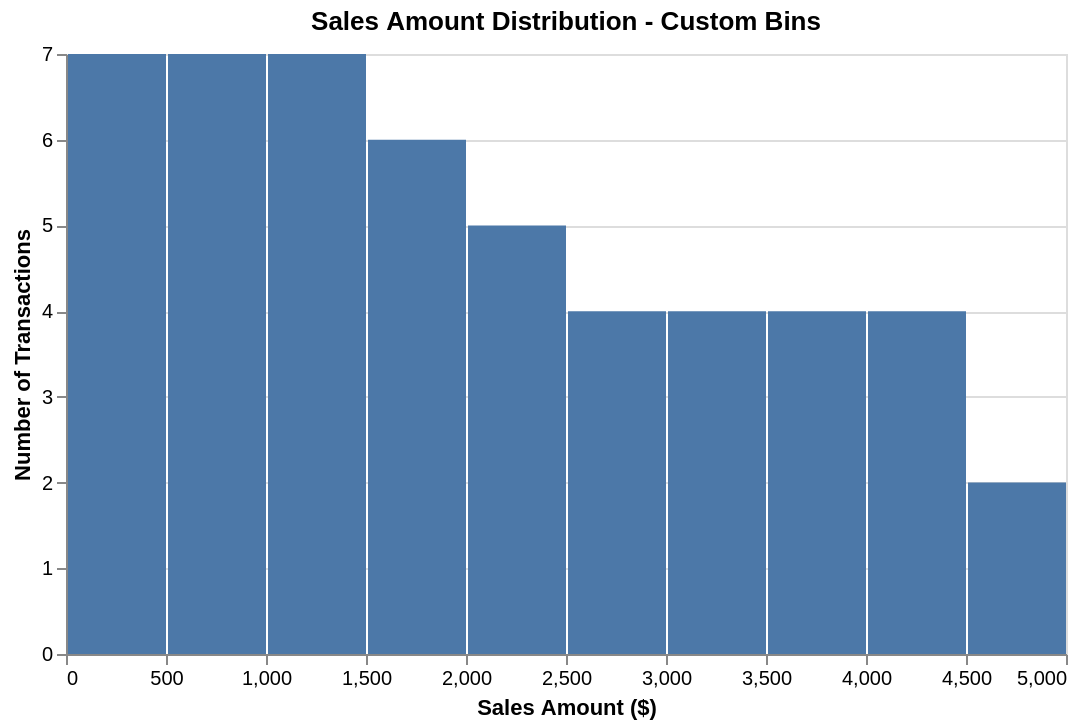

This figure's Vega-Lite source:
### Vega-Lite specification from a JSON file in a GitHub repository (floating-point values rounded to 4 significant figures)
{"$schema": "https://vega.github.io/schema/vega-lite/v6.json", "description": "Histogram with custom bin configuration specifying maximum number of bins", "title": "Sales Amount Distribution - Custom Bins", "width": 500, "height": 300, "data": {"values": [{"amount": 125}, {"amount": 230}, {"amount": 450}, {"amount": 680}, {"amount": 890}, {"amount": 1200}, {"amount": 1350}, {"amount": 1580}, {"amount": 1790}, {"amount": 2100}, {"amount": 2340}, {"amount": 2590}, {"amount": 2850}, {"amount": 3100}, {"amount": 3420}, {"amount": 3680}, {"amount": 3920}, {"amount": 4150}, {"amount": 4390}, {"amount": 4650}, {"amount": 180}, {"amount": 320}, {"amount": 560}, {"amount": 790}, {"amount": 950}, {"amount": 1100}, {"amount": 1450}, {"amount": 1620}, {"amount": 1850}, {"amount": 2050}, {"amount": 2280}, {"amount": 2510}, {"amount": 2780}, {"amount": 3050}, {"amount": 3290}, {"amount": 3540}, {"amount": 3810}, {"amount": 4080}, {"amount": 4320}, {"amount": 4590}, {"amount": 210}, {"amount": 380}, {"amount": 610}, {"amount": 820}, {"amount": 1020}, {"amount": 1240}, {"amount": 1490}, {"amount": 1710}, {"amount": 1920}, {"amount": 2180}]}, "mark": "bar", "encoding": {"x": {"field": "amount", "type": "quantitative", "bin": {"maxbins": 10}, "axis": {"title": "Sales Amount ($)"}}, "y": {"aggregate": "count", "type": "quantitative", "axis": {"title": "Number of Transactions"}}}}
